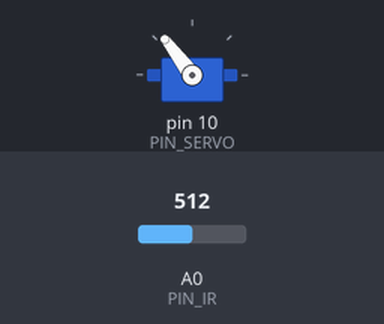
Recording of a sketch running on a simulated Arduino Uno, built with avr-gcc and run on an emulated ATmega328P. On the bench: servo. Inputs (shaded band) come from the test bench; at power-on: A0 (PIN_IR) = 512.

Above: at 1.2 s.
1.3 s: A0 (PIN_IR) set to 136
2.8 s: A0 (PIN_IR) set to 112
At 4.3 s:
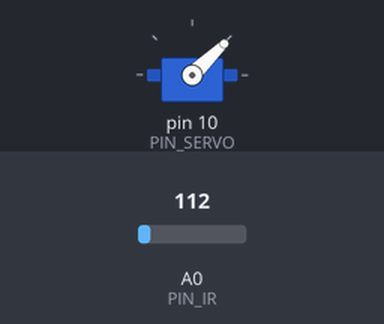
4.7 s: A0 (PIN_IR) set to 10
6.2 s: A0 (PIN_IR) set to 7
At 6.57 s:
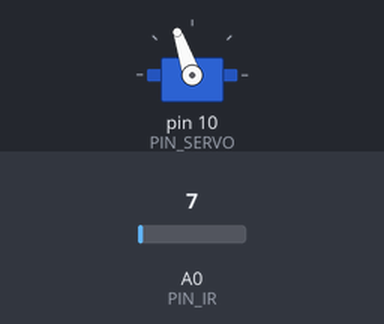
8.1 s: A0 (PIN_IR) set to 122
At 8.47 s:
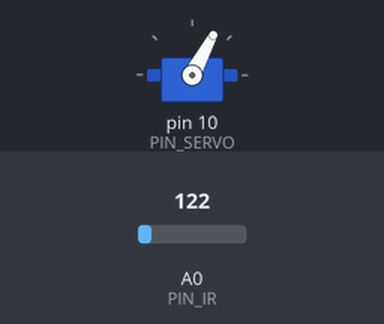
10.0 s: A0 (PIN_IR) set to 0
At 10.8 s:
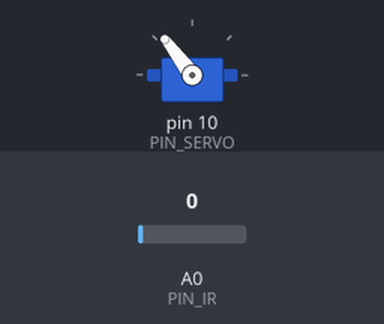
Timing chart, 0 to 12.9 s (numbered marks = the images above; inputs shaded):
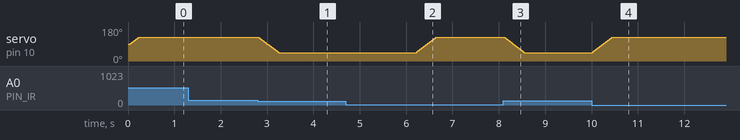

The sketch:

21_bbc_20203169.ino.ino
```cpp
#include <Servo.h>

// Arduino pin assignment
#define PIN_SERVO 10
#define PIN_IR A0

// configurable parameters
#define _DUTY_MIN 553 // servo full clockwise position (0 degree)
#define _DUTY_NEU 1476 // servo neutral position (90 degree)
#define _DUTY_MAX 2399 // servo full counterclockwise position (180 degree)

#define _DUTY_D 1440
#define _DUTY_E 1850
#define _DUTY_F 1000

#define _SERVO_SPEED 3 // servo speed limit (unit: degree/second)
#define INTERVAL 20  // servo update interval

// global variables
unsigned long last_sampling_time; // unit: ms
double duty_chg_per_interval; // maximum duty difference per interval
int toggle_interval, toggle_interval_cnt;
float pause_time; // unit: sec
unsigned long mov_time;
Servo myservo;
double duty_target, duty_curr;
int a, b; // unit: mm

void setup() {
// initialize GPIO pins
  myservo.attach(PIN_SERVO);
  duty_target = duty_curr = _DUTY_D;
  myservo.writeMicroseconds(_DUTY_NEU);

// initialize serial port
  Serial.begin(57600);

// convert angle speed into duty change per interval.
  duty_chg_per_interval = (_DUTY_MAX - _DUTY_MIN) * (_SERVO_SPEED / 180.0) * (INTERVAL / 1000.0);

// initialize variables for servo update.
  pause_time = 1;
  toggle_interval = (180.0 / _SERVO_SPEED + pause_time) * 1000 / INTERVAL;
  toggle_interval_cnt = toggle_interval;

// initialize last sampling time
  last_sampling_time = 0;

  mov_time=0;
  a = 98;
  b = 960;
}

float ir_distance(void){ // return value unit: mm
  float val;
  float volt = float(analogRead(PIN_IR));
  val = ((6762.0/(volt-9.0))-4.0) * 10.0;
  return val;
}

void loop() {
  // wait until next sampling time.
  // millis() returns the number of milliseconds since the program started. Will overflow after 50 days.
  if(millis() < last_sampling_time + INTERVAL) return;

  float raw_dist = ir_distance();
  float dist_cali = 100 + 300.0 / (b - a) * (raw_dist - a);
  if(dist_cali<255){
    duty_target = _DUTY_E;
  }
  else if(dist_cali>255){
    duty_target = _DUTY_F;
  }
  if(duty_target > duty_curr) {
    duty_curr += duty_chg_per_interval;
    if(duty_curr > duty_target) duty_curr = duty_target;
  }
  else {
    duty_curr -= duty_chg_per_interval;
    if(duty_curr < duty_target) duty_curr = duty_target;
  }

  myservo.writeMicroseconds(duty_curr);
}
```

Measured:
- the behaviour switches between 125 and 124 on A0 (PIN_IR) (found by bisection; images 0 and 1)
- the behaviour switches between 9 and 8 on A0 (PIN_IR) (found by bisection; images 1 and 2)
- after the input at 1.3 s, every drawn part: stays the same
- after the input at 2.8 s, servo on pin 10 (PIN_SERVO): moves from 127° to 44° over 0.45 s, starting at once
- after the input at 4.7 s, every drawn part: stays the same
- after the input at 6.2 s, servo on pin 10 (PIN_SERVO): moves from 44° to 127° over 0.45 s, starting at once
- after the input at 8.1 s, servo on pin 10 (PIN_SERVO): moves from 127° to 44° over 0.45 s, starting at once
- after the input at 10.0 s, servo on pin 10 (PIN_SERVO): moves from 44° to 127° over 0.45 s, starting at once
